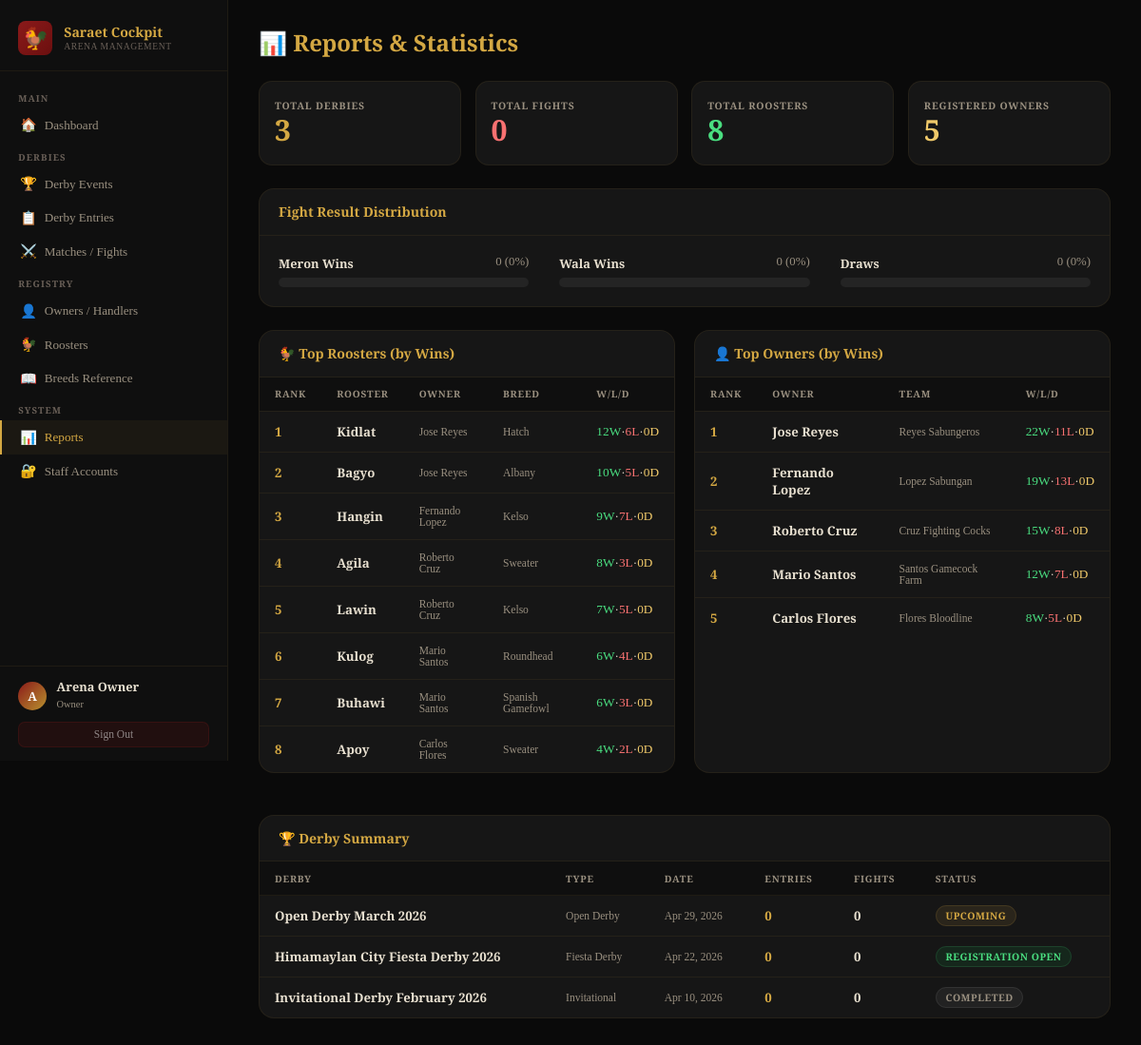
The page /admin/reports.php (signed in) on the database its author committed.
### tables this page shows
CREATE TABLE IF NOT EXISTS roosters (
    rooster_id  INT AUTO_INCREMENT PRIMARY KEY,
    owner_id    INT NOT NULL,
    name        VARCHAR(100) NOT NULL,
    breed       VARCHAR(100),
    color       VARCHAR(60),
    weight_kg   DECIMAL(4,2),
    leg_color   VARCHAR(40),
    wins        INT DEFAULT 0,
    losses      INT DEFAULT 0,
    draws       INT DEFAULT 0,
    status      ENUM('active','retired','deceased') DEFAULT 'active',
    notes       TEXT,
    created_at  TIMESTAMP DEFAULT CURRENT_TIMESTAMP,
    FOREIGN KEY (owner_id) REFERENCES owners(owner_id) ON DELETE CASCADE
);

CREATE TABLE IF NOT EXISTS owners (
    owner_id    INT AUTO_INCREMENT PRIMARY KEY,
    full_name   VARCHAR(120) NOT NULL,
    nickname    VARCHAR(60),
    phone       VARCHAR(20),
    address     TEXT,
    team_name   VARCHAR(100),
    wins        INT DEFAULT 0,
    losses      INT DEFAULT 0,
    draws       INT DEFAULT 0,
    is_active   TINYINT(1) DEFAULT 1,
    created_at  TIMESTAMP DEFAULT CURRENT_TIMESTAMP
);

### config/db.php (called while the page is built, shortened)
<?php
function qs($db, $sql) {
    $r = $db->query($sql);
    return $r ? $r->fetch_row()[0] : 0;
}

### admin/reports.php (the view, shortened to what this page needs)
<?php
require_once '../includes/auth.php'; requireAdmin(); require_once '../config/db.php'; $db=getDB();
$stats=['total_derbies'=>qs($db,"SELECT COUNT(*) FROM derbies"),'total_matches'=>qs($db,"SELECT COUNT(*) FROM matches"),'total_roosters'=>qs($db,"SELECT COUNT(*) FROM roosters"),'total_owners'=>qs($db,"SELECT COUNT(*) FROM owners"),'meron_wins'=>qs($db,"SELECT COUNT(*) FROM matches WHERE result='meron'"),'wala_wins'=>qs($db,"SELECT COUNT(*) FROM matches WHERE result='wala'"),'draws'=>qs($db,"SELECT COUNT(*) FROM matches WHERE result='draw'"),'total_entries'=>qs($db,"SELECT COUNT(*) FROM derby_entries")];
$top_roosters=$db->query("SELECT r.name,r.breed,r.wins,r.losses,r.draws,o.full_name owner_name FROM roosters r JOIN owners o ON r.owner_id=o.owner_id ORDER BY r.wins DESC LIMIT 10");
$top_owners=$db->query("SELECT full_name,team_name,wins,losses,draws FROM owners ORDER BY wins DESC LIMIT 10");
$derby_summary=$db->query("SELECT d.derby_name,d.derby_type,d.event_date,d.status,(SELECT COUNT(*) FROM derby_entries WHERE derby_id=d.derby_id) entries,(SELECT COUNT(*) FROM matches WHERE derby_id=d.derby_id) fights FROM derbies d ORDER BY d.event_date DESC LIMIT 10");
?>
<!DOCTYPE html><html lang="en"><head><link rel="stylesheet" href="../assets/admin.css"></head>
<body><?php include '../includes/sidebar.php';?>
<main class="main">
  <div class="page-hd"><h1>📊 Reports & Statistics</h1></div>
  <div class="stats" style="grid-template-columns:repeat(4,1fr)">
    <div class="stat-card stat-gold"><div class="lbl">Total Derbies</div><div class="val"><?=$stats['total_derbies']?></div></div>
    <div class="stat-card stat-blood"><div class="lbl">Total Fights</div><div class="val"><?=$stats['total_matches']?></div></div>
    <div class="stat-card stat-green"><div class="lbl">Total Roosters</div><div class="val"><?=$stats['total_roosters']?></div></div>
    <div class="stat-card stat-amber"><div class="lbl">Registered Owners</div><div class="val"><?=$stats['total_owners']?></div></div>
  </div>
  <div class="card" style="margin-bottom:1.5rem">
    <div class="card-hd"><h3>Fight Result Distribution</h3></div>
    <div style="padding:1.25rem;display:flex;gap:2rem;flex-wrap:wrap">
      <?php
      $total = $stats['meron_wins']+$stats['wala_wins']+$stats['draws'];
      $total = max(1,$total);
      $items=[['Meron Wins',$stats['meron_wins'],'#f87171'],['Wala Wins',$stats['wala_wins'],'#93c5fd'],['Draws',$stats['draws'],'#fbbf24']];
      foreach($items as [$lbl,$cnt,$clr]):
        $pct = round($cnt/$total*100);
      ?>
      <div style="flex:1;min-width:160px">
        <div style="display:flex;justify-content:space-between;font-size:.8rem;margin-bottom:.4rem"><span style="color:var(--text);font-weight:600"><?=$lbl?></span><span style="color:var(--muted)"><?=$cnt?> (<?=$pct?>%)</span></div>
        <div style="background:rgba(255,255,255,.06);border-radius:6px;height:10px"><div style="background:<?=$clr?>;height:10px;border-radius:6px;width:<?=$pct?>%"></div></div>
      </div>
      <?php endforeach; ?>
    </div>
  </div>
  <div class="grid2">
    <div class="card"><div class="card-hd"><h3>🐓 Top Roosters (by Wins)</h3></div>
    <div class="tbl-wrap"><table><thead><tr><th>Rank</th><th>Rooster</th><th>Owner</th><th>Breed</th><th>W/L/D</th></tr></thead><tbody>
    <?php $rank=1; while($r=$top_roosters->fetch_assoc()):?>
    <tr><td style="font-family:'Cinzel',serif;font-weight:700;color:var(--gold)"><?=$rank++?></td><td class="t-name"><?=htmlspecialchars($r['name'])?></td><td class="t-sub"><?=htmlspecialchars($r['owner_name'])?></td><td class="t-sub"><?=htmlspecialchars($r['breed']??'—')?></td><td><span style="color:#4ade80"><?=$r['wins']?>W</span>·<span style="color:#f87171"><?=$r['losses']?>L</span>·<span style="color:var(--gold-light)"><?=$r['draws']?>D</span></td></tr>
    <?php endwhile;?>
    </tbody></table></div></div>
    <div class="card"><div class="card-hd"><h3>👤 Top Owners (by Wins)</h3></div>
    <div class="tbl-wrap"><table><thead><tr><th>Rank</th><th>Owner</th><th>Team</th><th>W/L/D</th></tr></thead><tbody>
    <?php $rank=1; while($o=$top_owners->fetch_assoc()):?>
    <tr><td style="font-family:'Cinzel',serif;font-weight:700;color:var(--gold)"><?=$rank++?></td><td class="t-name"><?=htmlspecialchars($o['full_name'])?></td><td class="t-sub"><?=htmlspecialchars($o['team_name']??'—')?></td><td><span style="color:#4ade80"><?=$o['wins']?>W</span>·<span style="color:#f87171"><?=$o['losses']?>L</span>·<span style="color:var(--gold-light)"><?=$o['draws']?>D</span></td></tr>
    <?php endwhile;?>
    </tbody></table></div></div>
    <div class="card full"><div class="card-hd"><h3>🏆 Derby Summary</h3></div>
    <div class="tbl-wrap"><table><thead><tr><th>Derby</th><th>Type</th><th>Date</th><th>Entries</th><th>Fights</th><th>Status</th></tr></thead><tbody>
    <?php $smap=['registration_open'=>'b-green','upcoming'=>'b-gold','ongoing'=>'b-blood','completed'=>'b-gray','cancelled'=>'b-red']; while($d=$derby_summary->fetch_assoc()):?>
    <tr><td class="t-name"><?=htmlspecialchars($d['derby_name'])?></td><td class="t-sub"><?=ucwords(str_replace('_',' ',$d['derby_type']))?></td><td class="t-sub"><?=date('M j, Y',strtotime($d['event_date']))?></td><td style="font-family:'Cinzel',serif;font-weight:700;color:var(--gold)"><?=$d['entries']?></td><td style="font-family:'Cinzel',serif;font-weight:700;color:var(--text)"><?=$d['fights']?></td><td><span class="badge <?=$smap[$d['status']]??'b-gray'?>"><?=ucfirst(str_replace('_',' ',$d['status']))?></span></td></tr>
    <?php endwhile;?>
    </tbody></table></div></div>
  </div>
</main>
</body></html>

### assets/admin.css (style rules this page uses)
*,*::before,*::after { box-sizing:border-box;margin:0;padding:0 }
:root { --blood:#8b1a1a;--blood2:#6b0f0f;--blood-light:#c0392b; --gold:#d4a843;--gold2:#b8922e;--gold-light:#f0c96a; --dark:#0a0a0a;--dark2:#0f0f0f;--dark3:#161616;--dark4:#1e1e1e;--dark5:#252525; --text:#e8e0d0;--muted:#9a9080;--muted2:#6a6058; --border:rgba(212,168,67,.15);--border2:rgba(212,168,67,.08); --green:#16a34a;--green-bg:rgba(22,163,74,.12); --amber:#d97706;--amber-bg:rgba(217,119,6,.12); --red:#dc2626;--red-bg:rgba(220,38,38,.12); --blue:#2563eb;--blue-bg:rgba(37,99,235,.12); --sidebar:240px; }
body { font-family:'Crimson Pro',serif;background:var(--dark);color:var(--text);display:flex;min-height:100vh; }
.main { margin-left:var(--sidebar);flex:1;padding:1.75rem 2rem;min-height:100vh;max-width:calc(100vw - var(--sidebar)); }
.page-hd { display:flex;align-items:center;justify-content:space-between;margin-bottom:1.5rem; }
.page-hd h1 { font-family:'Cinzel',serif;font-size:1.5rem;font-weight:700;color:var(--gold); }
.stats { display:grid;grid-template-columns:repeat(5,1fr);gap:.9rem;margin-bottom:1.5rem; }
.stat-card { background:var(--dark3);border:1px solid var(--border2);border-radius:14px;padding:1.1rem 1rem; }
.stat-card .lbl { font-size:.65rem;color:var(--muted);font-weight:600;text-transform:uppercase;letter-spacing:.08em;font-family:'Cinzel',serif; }
.stat-card .val { font-family:'Cinzel',serif;font-size:1.9rem;font-weight:700;margin:.3rem 0 .15rem;line-height:1; }
.stat-gold .val { color:var(--gold); }
.stat-blood .val { color:#f87171; }
.stat-green .val { color:#4ade80; }
.stat-amber .val { color:var(--gold-light); }
.card { background:var(--dark3);border:1px solid var(--border2);border-radius:16px;overflow:hidden;margin-bottom:1.5rem; }
.card-hd { display:flex;align-items:center;justify-content:space-between;padding:.9rem 1.25rem;border-bottom:1px solid var(--border2); }
.card-hd h3 { font-family:'Cinzel',serif;font-size:.88rem;font-weight:700;color:var(--gold); }
.tbl-wrap { overflow-x:auto; }
table { width:100%;border-collapse:collapse;font-size:.83rem; }
th { padding:.65rem 1rem;text-align:left;font-size:.63rem;font-weight:700;text-transform:uppercase;letter-spacing:.08em;color:var(--muted);background:var(--dark2);font-family:'Cinzel',serif;border-bottom:1px solid var(--border2); }
td { padding:.75rem 1rem;border-bottom:1px solid var(--border2);vertical-align:middle;color:var(--text); }
tr:last-child td { border-bottom:none; }
.t-name { font-weight:600;color:var(--text); }
.t-sub { font-size:.72rem;color:var(--muted); }
.badge { padding:.2rem .6rem;border-radius:20px;font-size:.65rem;font-weight:700;text-transform:uppercase;letter-spacing:.05em;font-family:'Cinzel',serif; }
.b-green { background:var(--green-bg);color:#4ade80;border:1px solid rgba(74,222,128,.15); }
.b-gold { background:rgba(212,168,67,.1);color:var(--gold);border:1px solid var(--border); }
.b-gray { background:rgba(255,255,255,.05);color:var(--muted);border:1px solid rgba(255,255,255,.08); }
.grid2 { display:grid;grid-template-columns:1fr 1fr;gap:1.25rem; }
.full { grid-column:1/-1; }

### rows shown on the page
roosters: name "Kidlat", owner.full_name "Jose Reyes", breed "Hatch", wins "12", losses "6", draws "0"
roosters: name "Bagyo", owner.full_name "Jose Reyes", breed "Albany", wins "10", losses "5", draws "0"
roosters: name "Hangin", owner.full_name "Fernando Lopez", breed "Kelso", wins "9", losses "7", draws "0"
roosters: name "Agila", owner.full_name "Roberto Cruz", breed "Sweater", wins "8", losses "3", draws "0"
roosters: name "Lawin", owner.full_name "Roberto Cruz", breed "Kelso", wins "7", losses "5", draws "0"
roosters: name "Kulog", owner.full_name "Mario Santos", breed "Roundhead", wins "6", losses "4", draws "0"
roosters: name "Buhawi", owner.full_name "Mario Santos", breed "Spanish Gamefowl", wins "6", losses "3", draws "0"
roosters: name "Apoy", owner.full_name "Carlos Flores", breed "Sweater", wins "4", losses "2", draws "0"
owners: full_name "Jose Reyes", team_name "Reyes Sabungeros", wins "22", losses "11", draws "0"
owners: full_name "Fernando Lopez", team_name "Lopez Sabungan", wins "19", losses "13", draws "0"
owners: full_name "Roberto Cruz", team_name "Cruz Fighting Cocks", wins "15", losses "8", draws "0"
owners: full_name "Mario Santos", team_name "Santos Gamecock Farm", wins "12", losses "7", draws "0"
owners: full_name "Carlos Flores", team_name "Flores Bloodline", wins "8", losses "5", draws "0"

### other values the page prints
substr($_SESSION['admin_name'],0,1) "A"
$_SESSION['admin_name'] "Arena Owner"
str_replace('_',' ',$_SESSION['admin_role']) "Owner"
$stats['total_derbies'] "3"
$stats['total_matches'] "0"
$stats['total_roosters'] "8"
$stats['total_owners'] "5"
$lbl "Meron Wins"
$cnt "0"
$pct "0"
$lbl "Wala Wins"
$lbl "Draws"
$d['derby_name'] "Open Derby March 2026"
str_replace('_',' ',$d['derby_type']) "Open Derby"
date('M j, Y',strtotime($d['event_date'])) "Apr 29, 2026"
